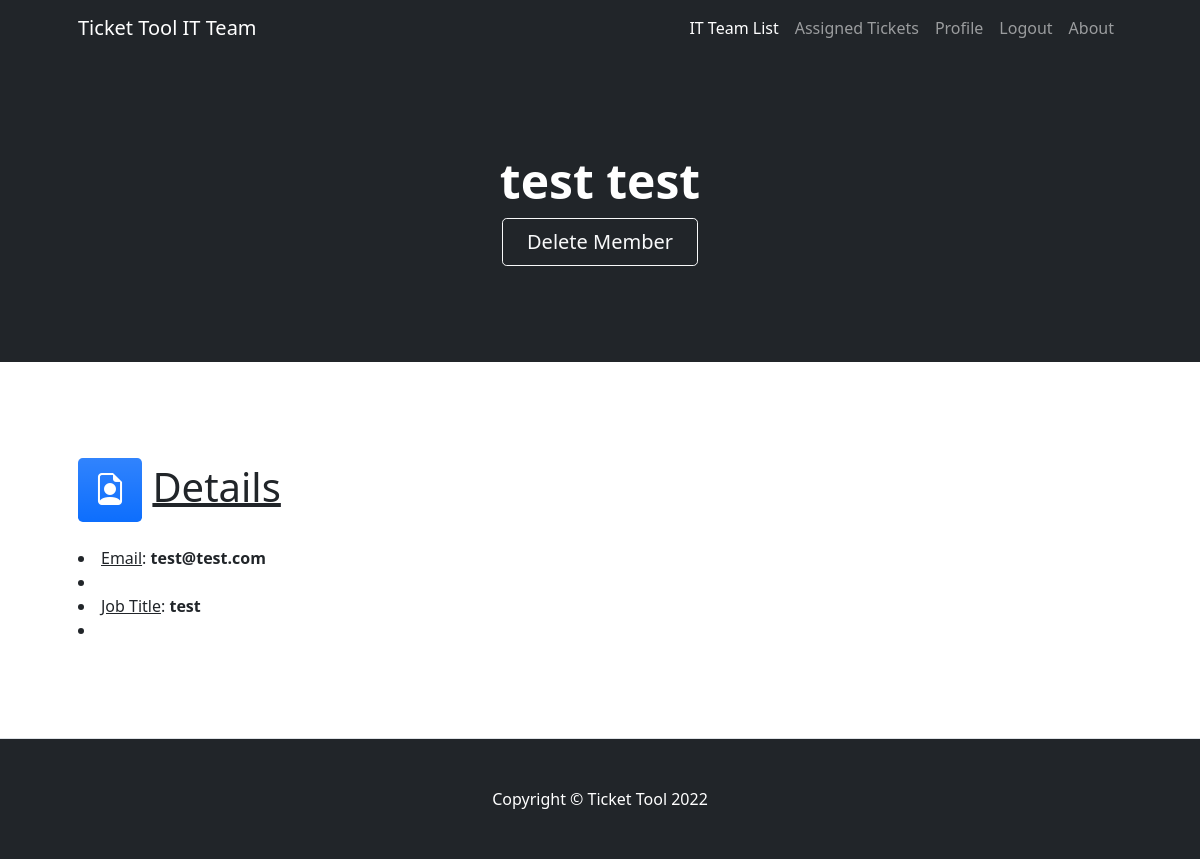
The page /AppIT_Team/detail/15 on the database as committed earlier.
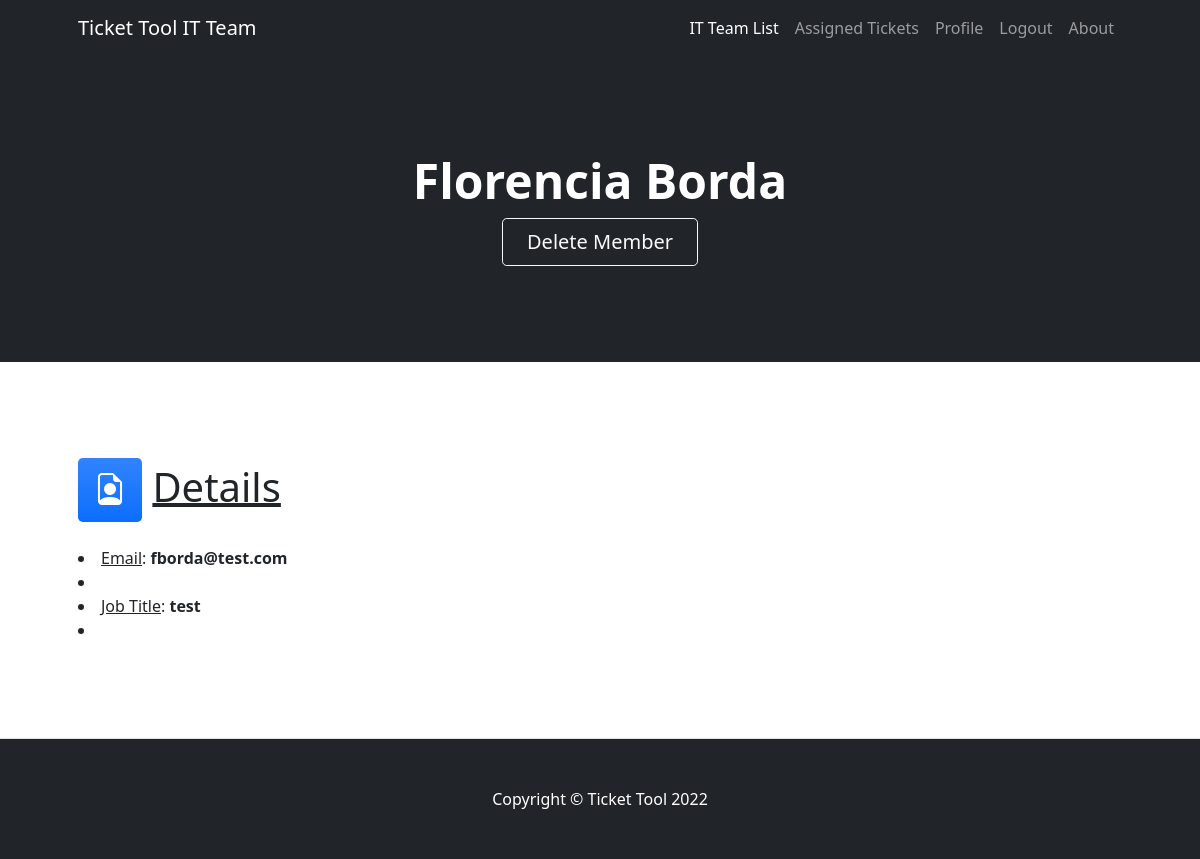
The same page on the database as committed later.
### AppIT_Team/models.py (models this page shows, shortened)
class IT_Member(models.Model):
    name=models.CharField(max_length=50)
    lastname=models.CharField(max_length=50)
    email=models.EmailField()
    jobtitle=models.CharField(max_length=50)
    is_staff=1 #TESTEAR

### AppIT_Team/views.py (the view)
# urls.py: path("detail/<pk>",IT_TeamDetail.as_view(),name="IT_Team_Detail"),
class IT_TeamDetail(DetailView):
    model=IT_Member
    template_name="AppIT_Team/it_team_detail.html"

### AppIT_Team/templates/AppIT_Team/it_team_detail.html (shortened to what this page needs)
{% extends 'AppIT_Team/it_team.html' %}
{% block header %}
<h1 class="display-5 fw-bolder text-white mb-2">{{it_member.name}} {{it_member.lastname}}</h1>
<a class="btn btn-outline-light btn-lg px-4" href="{% url 'IT_Team_Delete' it_member.pk %}">Delete Member</a>
{% endblock header %}
{% block content %}
<section class="py-5 border-bottom" id="features">
    <div class="container px-5 my-5">
        <div class="row gx-5">
            <div class="col-lg-4 mb-5 mb-lg-0">
                <h1><div class="feature bg-primary bg-gradient text-white rounded-3 mb-3"><i class="bi-file-earmark-person"></i></div>     <u>Details</u></h1>
                <li><u>Email</u>: <b>{{it_member.email}}</b><li>
                <li><u>Job Title</u>: <b>{{it_member.jobtitle}}</b><li>
                </div>
            </div>
        </div>
</section>
{% endblock content %}

Rows that differ between the two databases and show on the page:
changed IT_Member "test": name "test" → "Florencia"; lastname "test" → "Borda"; email "test@test.com" → "fborda@test.com"
